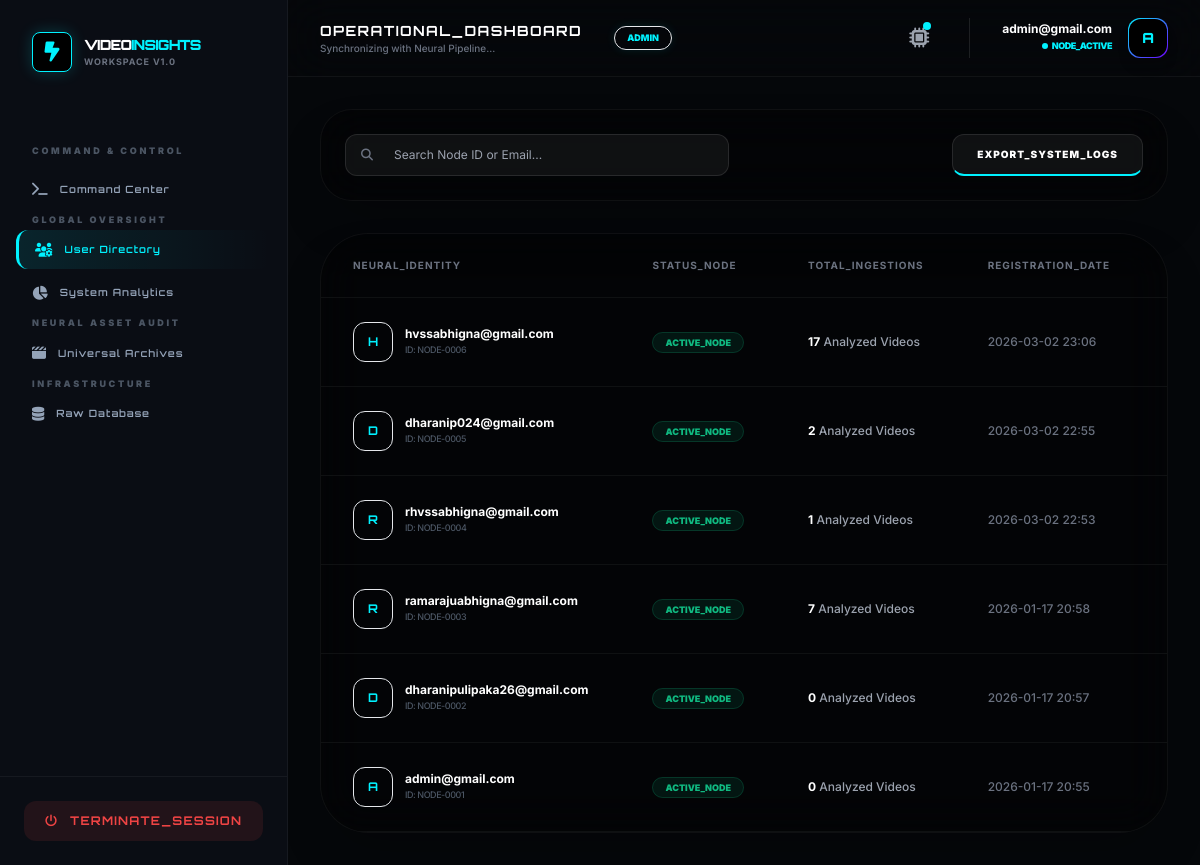
/analysis/admin/users/ (signed in), run on an earlier commit of the app's database.
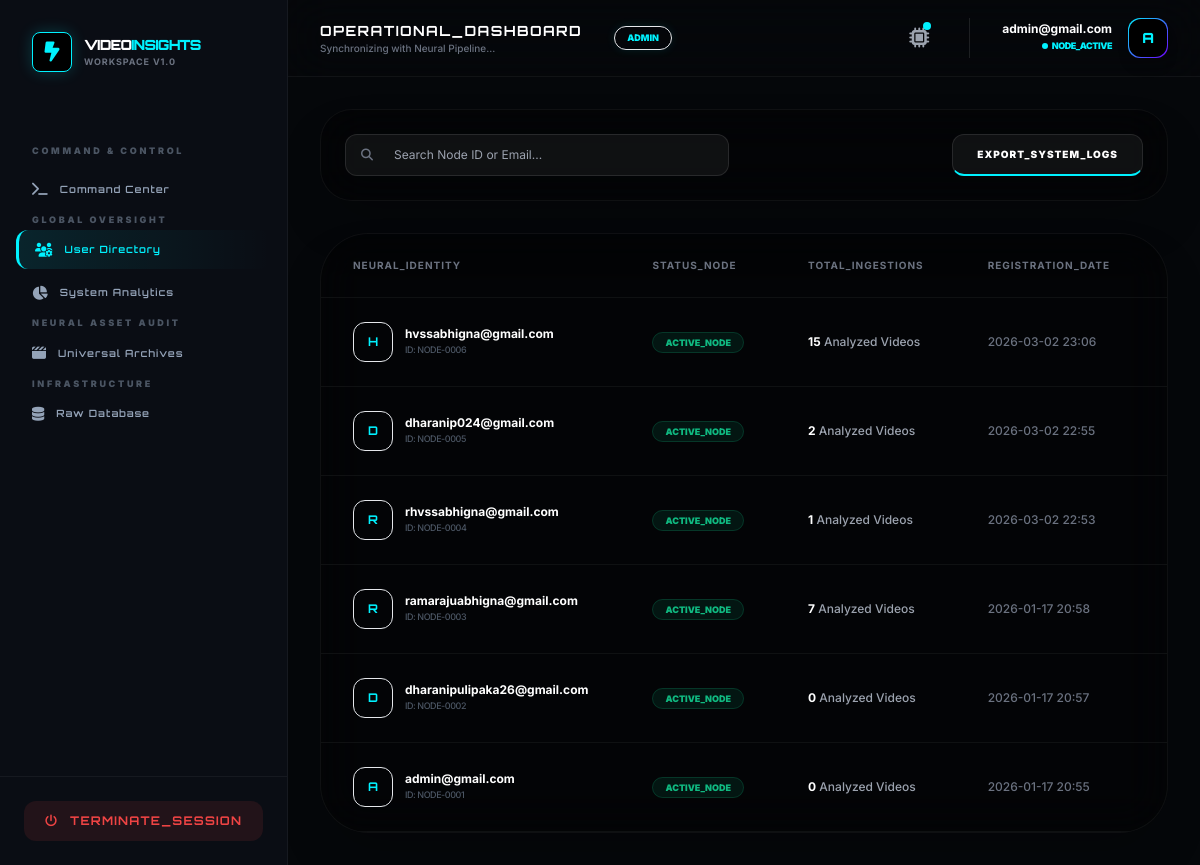
And on a later commit of the database.
### accounts/models.py (models this page shows, shortened)
class User(AbstractUser):
    username = None
    email = models.EmailField(unique=True)
    ROLE_CHOICES = (
        ('admin', 'Admin'),
        ('user', 'User'),
    )
    role = models.CharField(max_length=10, choices=ROLE_CHOICES, default='user')
    is_verified = models.BooleanField(default=False)
    login_count = models.PositiveIntegerField(default=0)
    USERNAME_FIELD = 'email'
    REQUIRED_FIELDS = []
    objects = CustomUserManager()

### analysis/views.py (the view)
# urls.py: path('admin/users/', views.admin_user_management, name='admin_user_management'),
@user_passes_test(is_admin)
def admin_user_management(request):
    node_users = User.objects.annotate(video_count=Count('videoanalysis')).order_by('-date_joined')
    return render(request, 'admin_user_management.html', {'node_users': node_users})

### analysis/views.py (called while the page is built)
def is_admin(user):
    return user.is_authenticated and user.role == 'admin'

### templates/admin_user_management.html (shortened to what this page needs)
{% extends "base2.html" %}
{% load i18n %}
{% block content %}
<div class="space-y-8 animate-fade-in">
    <div class="bg-black/40 border border-white/5 p-6 rounded-[2rem] backdrop-blur-xl flex flex-wrap justify-between items-center gap-4 shadow-2xl">
        <div class="relative w-full md:w-96">
            <i class="fa fa-search absolute left-4 top-1/2 -translate-y-1/2 text-gray-500 text-xs"></i>
            <input type="text" placeholder="Search Node ID or Email..." class="w-full bg-white/5 border border-white/10 rounded-xl py-3 pl-12 pr-4 text-xs text-white focus:outline-none focus:border-[var(--accent-cyan)] transition-all">
        </div>
        <button class="bg-white/5 border border-white/10 px-6 py-3 rounded-xl text-[10px] font-black uppercase text-white tracking-widest hover:bg-white/10 transition-all border-b-2 border-b-[var(--accent-cyan)]">Export_System_Logs</button>
    </div>
    <div class="bg-black/40 border border-white/5 rounded-[3rem] backdrop-blur-xl overflow-hidden shadow-2xl">
        <div class="overflow-x-auto">
            <table class="w-full text-left">
                <thead>
                    <tr class="text-[10px] font-black text-gray-500 uppercase tracking-widest border-b border-white/5">
                        <th class="px-8 py-6">Neural_Identity</th>
                        <th class="px-8 py-6">Status_Node</th>
                        <th class="px-8 py-6">Total_Ingestions</th>
                        <th class="px-8 py-6">Registration_Date</th>
                        <th class="px-8 py-6 text-right">Terminal_Actions</th>
                    </tr>
                </thead>
                <tbody class="text-xs font-medium">
                    {% for node_user in node_users %}
                    <tr class="border-b border-white/5 hover:bg-white/[0.02] transition-colors group">
                        <td class="px-8 py-6">
                            <div class="flex items-center gap-3">
                                <div class="w-10 h-10 rounded-xl bg-gradient-to-br from-[var(--accent-cyan)]/20 to-transparent border border-[var(--accent-cyan)]/30 flex items-center justify-center font-bold text-[var(--accent-cyan)] orbitron">{{ node_user.email|first|upper }}</div>
                                <div>
                                    <p class="text-white font-bold">{{ node_user.email }}</p>
                                    <p class="text-[9px] text-gray-600 uppercase tracking-tighter">ID: NODE-{{ node_user.id|stringformat:"04d" }}</p>
                                </div>
                            </div>
                        </td>
                        <td class="px-8 py-6">
                            {% if node_user.is_active %}
                                <span class="px-3 py-1 bg-emerald-500/10 text-emerald-500 rounded-full text-[9px] font-black uppercase border border-emerald-500/20">Active_Node</span>
                            {% else %}
                                <span class="px-3 py-1 bg-red-500/10 text-red-500 rounded-full text-[9px] font-black uppercase border border-red-500/20">Restricted</span>
                            {% endif %}
                        </td>
                        <td class="px-8 py-6 text-gray-400">
                            <span class="text-white font-bold">{{ node_user.video_count }}</span> Analyzed Videos
                        </td>
                        <td class="px-8 py-6 text-gray-500">{{ node_user.date_joined|date:"Y-m-d H:i" }}</td>
                        <td class="px-8 py-6 text-right">
                        </td>
                    </tr>
                    {% endfor %}
                </tbody>
            </table>
        </div>
    </div>
</div>
{% endblock %}

What changed in the data, as far as the page shows it:
changed User "hvssabhigna@gmail.com": video_count "17" → "15"
